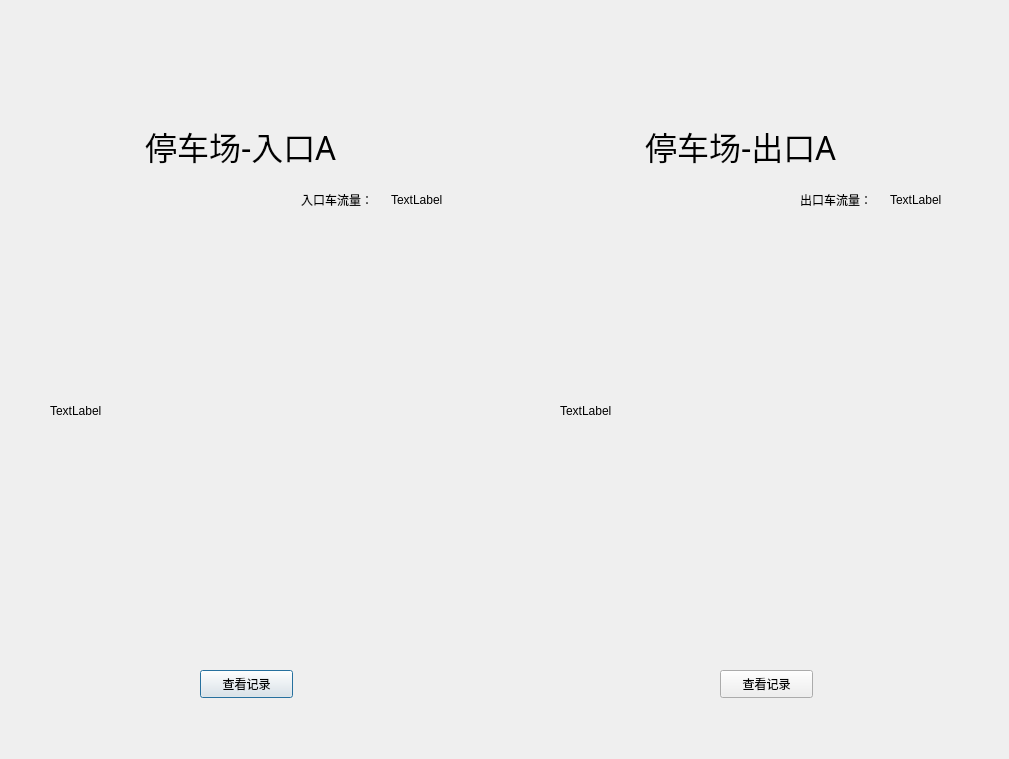
<?xml version="1.0" encoding="UTF-8"?>
<ui version="4.0">
 <class>dialog</class>
 <widget class="QDialog" name="dialog">
  <property name="geometry">
   <rect>
    <x>0</x>
    <y>0</y>
    <width>1009</width>
    <height>759</height>
   </rect>
  </property>
  <property name="windowTitle">
   <string>Dialog</string>
  </property>
  <widget class="QLabel" name="label_1">
   <property name="geometry">
    <rect>
     <x>110</x>
     <y>100</y>
     <width>261</width>
     <height>91</height>
    </rect>
   </property>
   <property name="font">
    <font>
     <family>黑体</family>
     <pointsize>24</pointsize>
    </font>
   </property>
   <property name="layoutDirection">
    <enum>Qt::LeftToRight</enum>
   </property>
   <property name="text">
    <string>停车场-入口A</string>
   </property>
   <property name="alignment">
    <set>Qt::AlignCenter</set>
   </property>
  </widget>
  <widget class="QLabel" name="label_2">
   <property name="geometry">
    <rect>
     <x>610</x>
     <y>100</y>
     <width>261</width>
     <height>91</height>
    </rect>
   </property>
   <property name="font">
    <font>
     <family>黑体</family>
     <pointsize>24</pointsize>
    </font>
   </property>
   <property name="layoutDirection">
    <enum>Qt::LeftToRight</enum>
   </property>
   <property name="text">
    <string>停车场-出口A</string>
   </property>
   <property name="alignment">
    <set>Qt::AlignCenter</set>
   </property>
  </widget>
  <widget class="QLabel" name="video1">
   <property name="geometry">
    <rect>
     <x>50</x>
     <y>170</y>
     <width>391</width>
     <height>481</height>
    </rect>
   </property>
   <property name="text">
    <string>TextLabel</string>
   </property>
  </widget>
  <widget class="QLabel" name="video2">
   <property name="geometry">
    <rect>
     <x>560</x>
     <y>170</y>
     <width>401</width>
     <height>481</height>
    </rect>
   </property>
   <property name="text">
    <string>TextLabel</string>
   </property>
  </widget>
  <widget class="QPushButton" name="pushButton1">
   <property name="geometry">
    <rect>
     <x>200</x>
     <y>670</y>
     <width>93</width>
     <height>28</height>
    </rect>
   </property>
   <property name="text">
    <string>查看记录</string>
   </property>
  </widget>
  <widget class="QPushButton" name="pushButton2">
   <property name="geometry">
    <rect>
     <x>720</x>
     <y>670</y>
     <width>93</width>
     <height>28</height>
    </rect>
   </property>
   <property name="text">
    <string>查看记录</string>
   </property>
  </widget>
  <widget class="QLabel" name="carnum1">
   <property name="geometry">
    <rect>
     <x>391</x>
     <y>190</y>
     <width>71</width>
     <height>20</height>
    </rect>
   </property>
   <property name="text">
    <string>TextLabel</string>
   </property>
  </widget>
  <widget class="QLabel" name="label_3">
   <property name="geometry">
    <rect>
     <x>301</x>
     <y>190</y>
     <width>91</width>
     <height>20</height>
    </rect>
   </property>
   <property name="text">
    <string>入口车流量：</string>
   </property>
  </widget>
  <widget class="QLabel" name="label_4">
   <property name="geometry">
    <rect>
     <x>800</x>
     <y>190</y>
     <width>91</width>
     <height>20</height>
    </rect>
   </property>
   <property name="text">
    <string>出口车流量：</string>
   </property>
  </widget>
  <widget class="QLabel" name="carnum2">
   <property name="geometry">
    <rect>
     <x>890</x>
     <y>190</y>
     <width>71</width>
     <height>20</height>
    </rect>
   </property>
   <property name="text">
    <string>TextLabel</string>
   </property>
  </widget>
 </widget>
 <resources/>
 <connections/>
</ui>
